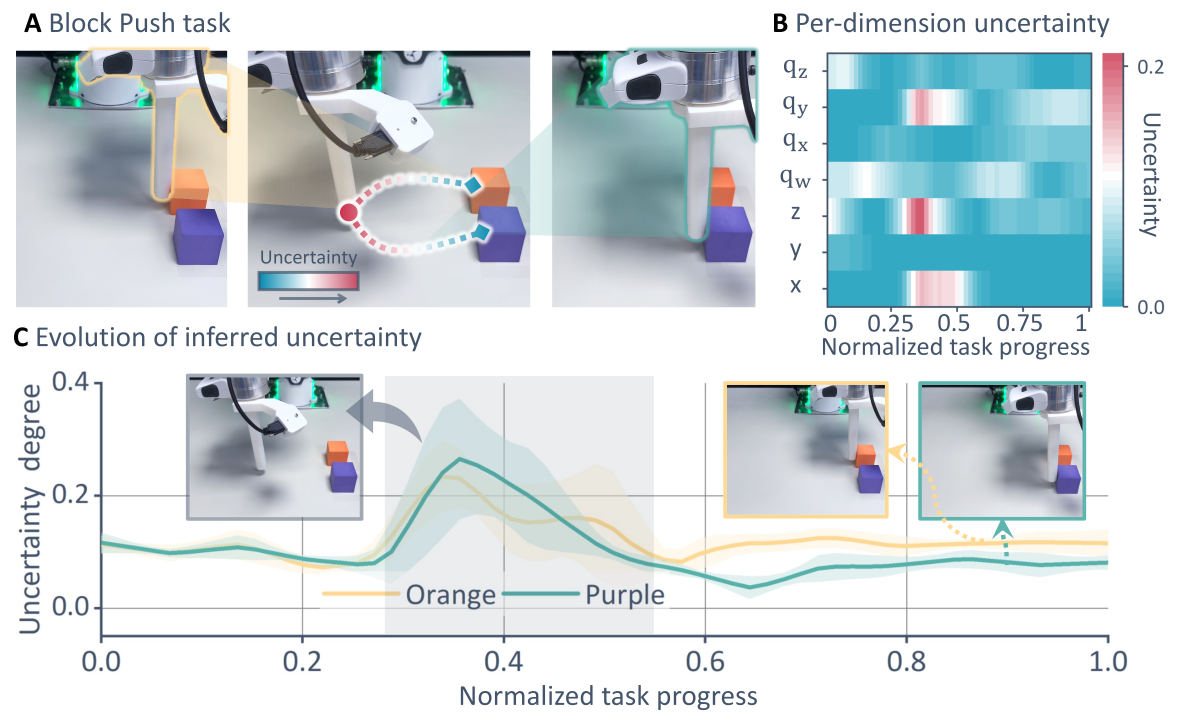
#> input picture assets/images/appendix/appen_wei_BP.png, 2353 x 1455 px (shown at 1/2 size)
$ python digitize_blockpush.py
#> lines starting #> are read from the running program, lines starting #| are printed output that depends on the picture; after the words box and inside, x2 and y2 are one past the last pixel; in counts of white or black regions, pixels touching at a corner belong together
### tools/digitize_curve.py
#!/usr/bin/env python3
# -*- coding: utf-8 -*-
"""digitize_curve.py -- digitize the Push-T "Adaptive w-bar" uncertainty
curve (paper Fig. 7B) out of its rasterized source PNG and write the result
as assets/data/pusht_uncertainty.json.

The figure shows two modes ("Upper" / "Lower"), each a mean line with a
shaded +/-s.d. band, over normalized task progress (x) vs. inferred
uncertainty degree (y). All calibration below (pixel<->data mapping, line
and band tint colors, exclude boxes) was measured by hand against the
source PNG; treat it as fixed constants, not something to re-detect.

Usage:
    python3 tools/digitize_curve.py [--src PATH] [--out PATH] [--n 200] [--debug PATH]

Idempotent: with a fixed source image and args, re-running reproduces the
same JSON byte-for-byte (no randomness, no auto-detection; the only
input-dependent field is the provenance timestamp, which is today's date).
"""
import argparse
import datetime
import json
from pathlib import Path

import numpy as np
from PIL import Image, ImageDraw

# =============================================================================
# Calibration constants (measured against the source PNG's gridlines/ticks).
#   col 276.33  -> x 0.0   col 2257.16 -> x 1.0
#   row 667.5   -> y 0.0   row 305.4   -> y 0.4
# =============================================================================
COL0, COL_SCALE = 276.33, 1980.83   # x = (col - COL0) / COL_SCALE
ROW0, ROW_SCALE = 667.5, 905.25     # y = (ROW0 - row) / ROW_SCALE


def col_to_x(col):
    return (col - COL0) / COL_SCALE


def row_to_y(row):
    return (ROW0 - row) / ROW_SCALE


def x_to_col(x):
    return x * COL_SCALE + COL0


def y_to_row(y):
    return ROW0 - y * ROW_SCALE


# Curves never rise above row 328, and start getting noisy near the title
# above row ~300 -- restrict the whole scan to this row band.
ROW_MIN, ROW_MAX = 300, 711
COL_MIN = int(round(x_to_col(0.0)))   # 276
COL_MAX = int(round(x_to_col(1.0)))   # 2257

LINE_TOL = 30   # Euclidean RGB tolerance for the two mean-line colors
                # (chosen so the upper/lower line masks are disjoint at r<=30)
BAND_TOL = 18   # Euclidean RGB tolerance for the shaded-band tint colors

# Residual anti-aliasing slack: both mean lines are explicitly unioned into
# the band mask before run-finding (a stroke -- own or the other mode's --
# would otherwise split one contiguous band run in two), so this only needs
# to bridge the couple of blend px around each stroke's edge, not the stroke
# itself.
BAND_MERGE_GAP = 10

# Max row jump accepted between adjacent columns' mean-line pick, to avoid
# jumping onto the other mode's line where the two coincide or cross.
CONTINUITY_TOL = 40

SMOOTH_MEDIAN_WIN = 5
SMOOTH_MEAN_WIN = 9

MODES = {
    "upper": {
        "label": "Upper",
        "line_color": (0x73, 0xBE, 0xB9),   # #73BEB9 teal
        "band_white": (0xE2, 0xF1, 0xF0),   # band tint over white background
        "band_grey": (0xCC, 0xD8, 0xE3),    # band tint over the grey phase bands
        "band_overlap": (0xCD, 0xE1, 0xEA), # where the two bands overlap (shared)
        "n_rollouts": 10,
        "clip": "assets/videos/pusht/mode1.mp4",
        "align": [[0, 0], [0.43, 0.27], [0.86, 0.78], [1, 1]],
    },
    "lower": {
        "label": "Lower",
        "line_color": (0x57, 0x91, 0xC1),   # #5791C1 blue
        "band_white": (0xDC, 0xE8, 0xF2),
        "band_grey": (0xBE, 0xD2, 0xDC),
        "band_overlap": (0xCD, 0xE1, 0xEA),
        "n_rollouts": 10,
        "clip": "assets/videos/pusht/mode2.mp4",
        "align": [[0, 0], [0.45, 0.27], [0.83, 0.78], [1, 1]],
    },
}

# Grey phase-band rectangles (pixel columns). NOTE: the band-over-white tints
# (band_white, above) turn out to sit within BAND_TOL of the *bare* grey
# background (#EBEDEF) -- e.g. dist(#E2F1F0, #EBEDEF) ~= 9.9 < 18 -- so
# band_white must only be matched *outside* these column ranges, and
# band_grey only *inside* them, or bare grey gets misread as band everywhere.
GREY_BAND_COLS = [(670, 1070), (1667, 2064)]

# EXCLUDE boxes (col0, col1, row0, row1): robot insets + legend swatch. Each
# contains teal/blue-ish artwork (dashed arrows, legend key lines) that would
# otherwise be misread as curve/band pixels.
EXCLUDE_BOXES = [
    (276, 645, 300, 520),     # left robot inset
    (1985, 2415, 180, 470),   # right robot inset
    (1140, 1560, 250, 430),   # "Upper" / "Lower" legend
]

N_DEFAULT = 200
SRC_DEFAULT = "assets/images/fig_uncertainty_curve.png"
OUT_DEFAULT = "assets/data/pusht_uncertainty.json"

PHASES = [
    {"id": "branch", "label": "Branch point", "range": [0.2, 0.4]},
    {"id": "push", "label": "Push point", "range": [0.7, 0.9]},
]


# =============================================================================
# Pixel-mask helpers
# =============================================================================
# [29 lines left out: functions build_exclude_mask, build_grey_col_mask, available_row_bounds, not called in this run]


def color_mask(arr, color, tol):
    diff = arr.astype(np.int32) - np.array(color, dtype=np.int32)
    dist = np.sqrt((diff ** 2).sum(axis=-1))
    return dist <= tol


def find_runs(bool_1d):
    """Contiguous True runs of a 1-D bool array, as inclusive (start, end) index pairs."""
    idx = np.flatnonzero(bool_1d)
    if idx.size == 0:
        return []
    runs = []
    start = prev = idx[0]
    for i in idx[1:]:
        if i == prev + 1:
            prev = i
        else:
            runs.append((start, prev))
            start = prev = i
    runs.append((start, prev))
    return runs


def merge_close_runs(runs, max_gap):
    if not runs:
        return runs
    merged = [runs[0]]
    for s, e in runs[1:]:
        ps, pe = merged[-1]
        if s - pe - 1 <= max_gap:
            merged[-1] = (ps, e)
        else:
            merged.append((s, e))
    return merged


# =============================================================================
# Mean-line extraction
# =============================================================================
# [33 lines left out: function extract_mean_rows, not called in this run]


# =============================================================================
# Band (+/-s.d.) extraction
# =============================================================================
def extract_band_rows(band_mask, mean_rows, col_min, col_max, row_min, row_max):
    """For each column, take the band run that contains (or is nearest) the
    mean row; its top/bottom become hi_row/lo_row (row-space; smaller row =
    larger y = hi). Columns with no run are left NaN for the caller to fill."""
    n = col_max - col_min + 1
    hi_row = np.full(n, np.nan)
    lo_row = np.full(n, np.nan)

    for i, col in enumerate(range(col_min, col_max + 1)):
        column = band_mask[row_min:row_max + 1, col]
        runs = merge_close_runs(find_runs(column), BAND_MERGE_GAP)
        if not runs:
            continue
        mean_off = mean_rows[i] - row_min
        containing = [(s, e) for (s, e) in runs if s <= mean_off <= e]
        if containing:
            s, e = containing[0]
        else:
            # [7 lines left out: function dist_to_run, not called in this run]
            s, e = min(runs, key=dist_to_run)
        hi_row[i] = row_min + s
        lo_row[i] = row_min + e

    return hi_row, lo_row


def local_median_fill(values, window=41):
    """Fill NaNs in `values` with the median of nearby non-NaN entries,
    expanding the window if the immediate neighborhood is also empty."""
    n = len(values)
    out = values.copy()
    for i in np.flatnonzero(np.isnan(values)):
        w = window
        while True:
            lo_i, hi_i = max(0, i - w // 2), min(n, i + w // 2 + 1)
            seg = values[lo_i:hi_i]
            seg = seg[~np.isnan(seg)]
            if seg.size:
                out[i] = np.median(seg)
                break
            w *= 2
            if w > 4 * n:
                out[i] = np.nanmedian(values)
                break
    return out


# =============================================================================
# Smoothing / resampling
# =============================================================================
def moving_median(a, window):
    n, half = len(a), window // 2
    return np.array([np.median(a[max(0, i - half):min(n, i + half + 1)]) for i in range(n)])


def moving_mean(a, window):
    n, half = len(a), window // 2
    return np.array([np.mean(a[max(0, i - half):min(n, i + half + 1)]) for i in range(n)])


def smooth(a):
    return moving_mean(moving_median(a, SMOOTH_MEDIAN_WIN), SMOOTH_MEAN_WIN)


# =============================================================================
# Compact-array JSON writer: dicts stay multi-line/indented, but a list whose
# elements are all plain numbers (or all [num, num] pairs) is written on one
# line -- keeps the 200-point curve arrays from ballooning into one value per
# line while everything else stays readable.
# =============================================================================
def _is_flat_numeric(v):
    return isinstance(v, list) and all(isinstance(e, (int, float)) for e in v)


def _is_pair_list(v):
    return isinstance(v, list) and all(
        isinstance(e, list) and all(isinstance(x, (int, float)) for x in e) for e in v
    )


def to_compact_json(value, indent=0, step=2):
    pad, pad_in = " " * indent, " " * (indent + step)
    if isinstance(value, dict):
        if not value:
            return "{}"
        items = [
            f'{pad_in}{json.dumps(k, ensure_ascii=False)}: {to_compact_json(v, indent + step, step)}'
            for k, v in value.items()
        ]
        return "{\n" + ",\n".join(items) + "\n" + pad + "}"
    if isinstance(value, list):
        if not value:
            return "[]"
        if _is_flat_numeric(value) or _is_pair_list(value):
            return json.dumps(value, ensure_ascii=False)
        items = [f"{pad_in}{to_compact_json(v, indent + step, step)}" for v in value]
        return "[\n" + ",\n".join(items) + "\n" + pad + "]"
    return json.dumps(value, ensure_ascii=False)


# =============================================================================
# Debug overlay
# =============================================================================
# [175 lines left out: functions make_debug_overlay, main, not called in this run]


# [2 lines that do not run on import are left out]

### tools/digitize_blockpush.py
#!/usr/bin/env python3
# -*- coding: utf-8 -*-
"""digitize_blockpush.py -- digitize the Block Push "Evolution of inferred
uncertainty" curve (paper fig. S2C, appen_wei_BP) out of the rasterized
appendix figure and write assets/data/blockpush_uncertainty.json in the same
`aura.uncertainty-curve/1` schema that scripts/uncertainty-live.js consumes.

Two modes ("Orange" / "Purple" = which block gets pushed), each a mean line
with a faint +/-s.d. band, over normalized task progress (x) vs. inferred
uncertainty degree (y). Calibration constants below were measured by hand
against assets/images/appendix/appen_wei_BP.png (2353x1455); treat them as
fixed.

Usage:
    python3 tools/digitize_blockpush.py [--src PATH] [--out PATH] [--n 200] [--debug PATH]
"""
import argparse
import datetime
import sys
from pathlib import Path

import numpy as np
from PIL import Image, ImageDraw

sys.path.insert(0, str(Path(__file__).resolve().parent))
from digitize_curve import (  # noqa: E402
    color_mask,
    extract_band_rows,
    find_runs,
    local_median_fill,
    moving_mean,
    moving_median,
    to_compact_json,
)

# =============================================================================
# Calibration (appen_wei_BP.png, panel C)
#   x tick-label centres: 0.0 -> col 202, 1.0 -> col 2216
#   y tick marks:         0.0 -> row 1216.5, 0.4 -> row 766.5
# =============================================================================
COL0, COL_SCALE = 202.0, 2014.0
ROW0, ROW_SCALE = 1216.5, 1125.0


def col_to_x(col):
    return (col - COL0) / COL_SCALE


def row_to_y(row):
    return (ROW0 - row) / ROW_SCALE


def x_to_col(x):
    return x * COL_SCALE + COL0


def y_to_row(y):
    return ROW0 - y * ROW_SCALE


ROW_MIN, ROW_MAX = 745, 1265          # chart interior (0.4 tick .. just above the axis)
COL_MIN, COL_MAX = 204, 2214

LINE_TOL = 26
CONTINUITY_TOL = 36
BAND_MERGE_GAP = 10
SMOOTH_MEDIAN_WIN = 7
SMOOTH_MEAN_WIN = 11

MODES = {
    "orange": {
        "label": "Orange",
        "line_color": (0xFC, 0xD8, 0x92),   # pale gold stroke
        "n_rollouts": 11,
        "clip": "assets/videos/blockpush/up.mp4",
        # clip-time fraction -> curve progress; the arm reaches the two blocks
        # (branch) at ~4.0 s of 9.3 s and the paper's branch peak sits at 0.36
        "align": [[0, 0], [0.43, 0.36], [1, 1]],
    },
    "purple": {
        "label": "Purple",
        "line_color": (0x58, 0xB0, 0xA8),   # teal stroke
        "n_rollouts": 9,
        "clip": "assets/videos/blockpush/down.mp4",
        "align": [[0, 0], [0.45, 0.36], [1, 1]],
    },
}

# Robot insets (stroke-coloured frames + dashed arrows), legend key lines.
# (col0, col1, row0, row1) inclusive.
EXCLUDE_BOXES = [
    (350, 785, 745, 1012),      # grey-framed inset (branch moment)
    (1438, 1788, 745, 1044),    # orange-framed inset (outcome, orange)
    (1826, 2184, 745, 1048),    # teal-framed inset (outcome, purple)
    (540, 1100, 1176, 1212),    # "Orange —— Purple" legend
]

# Grey "branch" rectangle spans these columns; the background is grey there.
GREY_COLS = (766, 1310)

PHASES = [
    {"id": "branch", "label": "Branch point", "range": [0.28, 0.55]},
]

N_DEFAULT = 200
SRC_DEFAULT = "assets/images/appendix/appen_wei_BP.png"
OUT_DEFAULT = "assets/data/blockpush_uncertainty.json"


def build_exclude_mask(shape):
    mask = np.zeros(shape, dtype=bool)
    for c0, c1, r0, r1 in EXCLUDE_BOXES:
        mask[r0:r1 + 1, c0:c1 + 1] = True
    return mask


def extract_mean_rows(line_mask, anchor_row, fallback=None):
    """Walk columns left->right picking the stroke run nearest the previous
    pick. Gaps are filled from `fallback` (the other mode's rows) where the
    linear interpolation across the gap stays within a stroke width of it,
    i.e. where the two curves coincide and only one stroke is visible; other
    gaps are interpolated linearly."""
    n = COL_MAX - COL_MIN + 1
    rows = np.full(n, np.nan)
    prev = None
    for i, col in enumerate(range(COL_MIN, COL_MAX + 1)):
        runs = find_runs(line_mask[ROW_MIN:ROW_MAX + 1, col])
        if not runs:
            continue
        meds = [ROW_MIN + (s + e) / 2.0 for s, e in runs]
        ref = anchor_row if prev is None else prev
        j = int(np.argmin([abs(m - ref) for m in meds]))
        if prev is None or abs(meds[j] - prev) <= CONTINUITY_TOL:
            rows[i] = meds[j]
            prev = meds[j]
    idx = np.arange(n)
    good = ~np.isnan(rows)
    if good.sum() < n * 0.4:
        raise RuntimeError(f"mean line found in only {good.sum()} / {n} columns")
    filled = np.interp(idx, idx[good], rows[good])
    if fallback is not None:
        use_fb = ~good & (np.abs(filled - fallback) <= 14)
        filled = np.where(use_fb, fallback, filled)
    return filled, good


def tint_mask(arr, line_color, exclude, alpha_lo=0.04, alpha_hi=0.75):
    """Pixels that read as `line_color` blended over the local background at
    alpha in [alpha_lo, alpha_hi]. The background is white outside the grey
    branch rectangle and light grey inside it; the tint is judged on the two
    channels where the stroke departs most from the background."""
    h, w, _ = arr.shape
    bg = np.full((h, w, 3), 255.0)
    bg[:, GREY_COLS[0]:GREY_COLS[1] + 1, :] = np.array([237.0, 238.0, 240.0])
    line = np.array(line_color, dtype=float)
    num = bg - arr.astype(float)             # how far the pixel moved from the bg
    den = bg - line                          # how far the pure stroke is from the bg
    strong = np.argsort(-np.abs(den), axis=-1)[..., :2]   # 2 most informative channels
    a = np.take_along_axis(num, strong, -1) / np.take_along_axis(den, strong, -1)
    ok = (a.min(-1) >= alpha_lo) & (a.max(-1) <= alpha_hi) & (np.abs(a[..., 0] - a[..., 1]) <= 0.12)
    # the third channel must not move against the tint direction by much
    weak = np.argsort(-np.abs(den), axis=-1)[..., 2:3]
    w_num = np.take_along_axis(num, weak, -1)[..., 0]
    ok &= np.abs(w_num) <= 14
    return ok & ~exclude


def smooth(a):
    return moving_mean(moving_median(a, SMOOTH_MEDIAN_WIN), SMOOTH_MEAN_WIN)


# [11 lines left out: function make_debug_overlay, not called in this run]


def main():
    ap = argparse.ArgumentParser(description=__doc__)
    ap.add_argument("--src", default=SRC_DEFAULT)
    ap.add_argument("--out", default=OUT_DEFAULT)
    ap.add_argument("--n", type=int, default=N_DEFAULT)
    ap.add_argument("--debug", default=None)
    args = ap.parse_args()

    root = Path(__file__).resolve().parent.parent
    resolve = lambda p: Path(p) if Path(p).is_absolute() else root / p  # noqa: E731
    src_path, out_path = resolve(args.src), resolve(args.out)

    img = Image.open(src_path).convert("RGB")
#> img is the input picture: PIL image 2353x1455 RGB; mean R, G, B 209.6, 219.3, 222.5
    arr = np.array(img)
    exclude = build_exclude_mask(arr.shape[:2])

    x_grid = np.linspace(0.0, 1.0, args.n)
    x_cols = col_to_x(np.arange(COL_MIN, COL_MAX + 1))

    # The orange stroke is drawn semi-transparent: (252,216,146) over white,
    # (230,204,146) over the grey rectangle, other blends over the teal band.
    # Match it by hue/saturation instead of a single RGB point.
    # Where it crosses the teal band it survives only as a "yellowness" of
    # ~20-35 ((R+G)/2 - B), so match on that rather than a single RGB point.
    r, g, b = (arr[..., i].astype(int) for i in range(3))
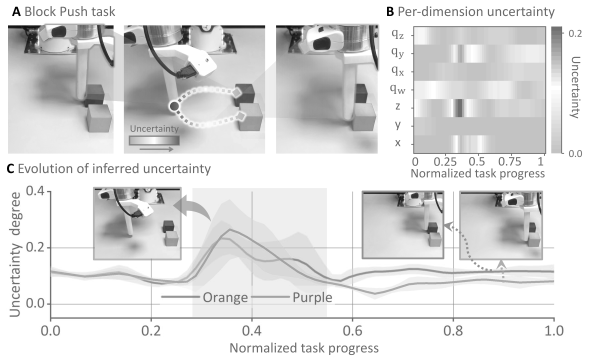
#> b: shape (1455, 2353) int64 (shown at 1/4 size); min 0, max 255, mean 222.5
    yellowness = (r + g) // 2 - b
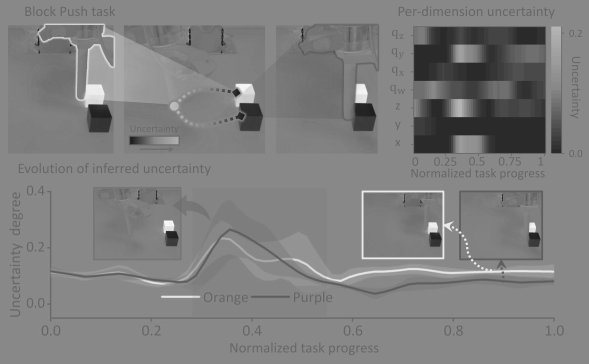
#> yellowness: shape (1455, 2353) int64 (shown at 1/4 size); min -124, max 108, mean -8.2; drawn with min black and max white
    orange_mask = (yellowness >= 16) & (r >= 195) & (g >= 190) & (r >= g - 6) & (b <= 200)
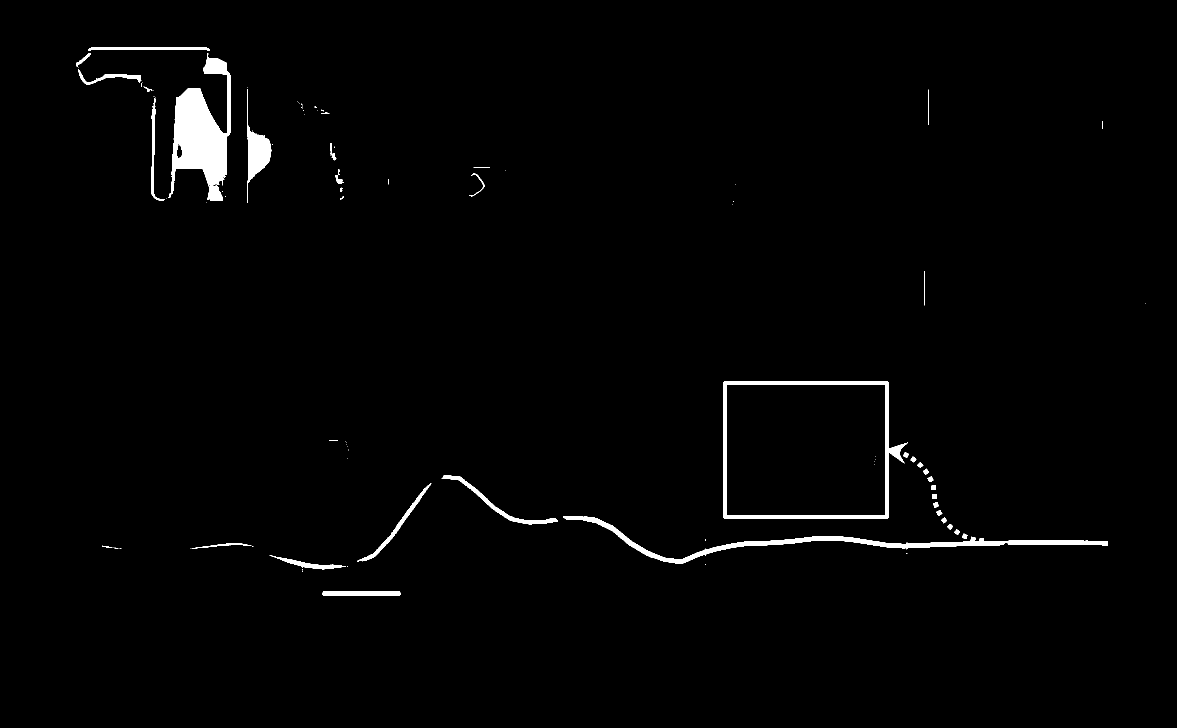
#> orange_mask: shape (1455, 2353) bool (shown at 1/2 size); 1.5% white; 94 white regions (57 under 20 px), largest, box (x1, y1, x2, y2) and area: (337, 107, 461, 402) 17791, (1126, 1032, 2216, 1128) 10021, (1446, 762, 1816, 1037) 9161
    line_masks = {
        "orange": orange_mask & ~exclude,
        "purple": color_mask(arr, MODES["purple"]["line_color"], LINE_TOL) & ~exclude,
    }
#> in color_mask, `diff = arr.astype(np.int32) - np.array(color, dtype=np.int32)`:
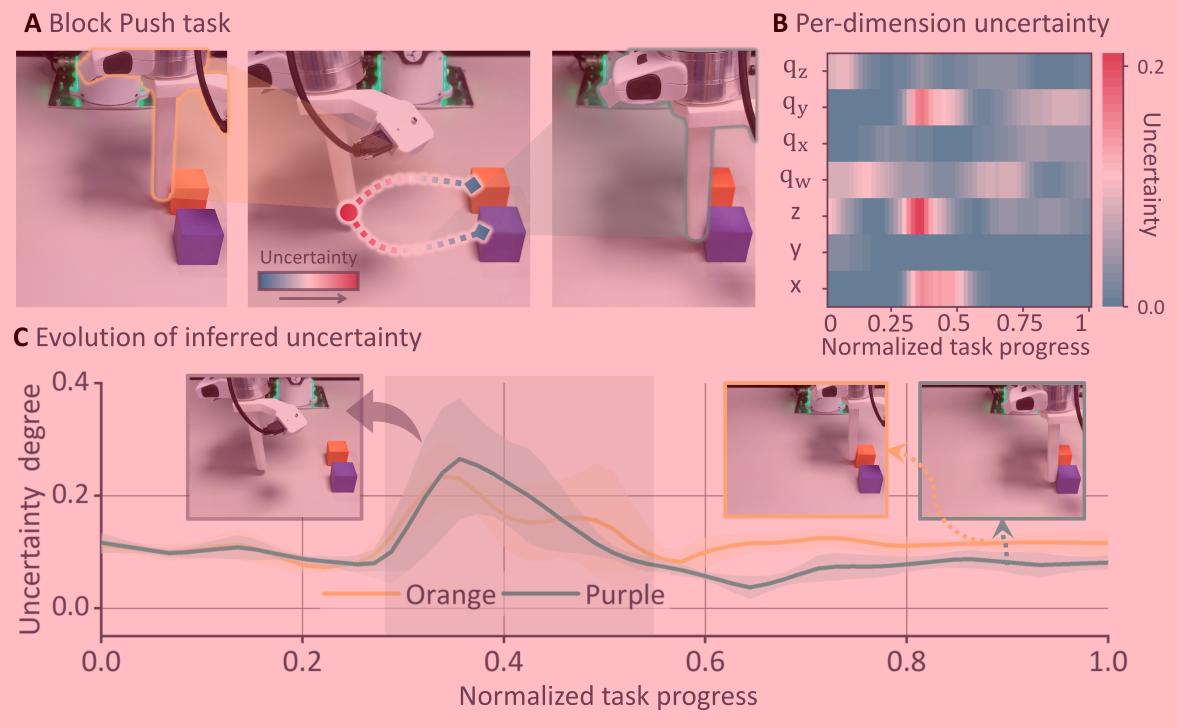
#> diff: shape (1455, 2353, 3) int32 (shown at 1/2 size); mean R, G, B 121.6, 43.3, 54.5; drawn with min black and max white
#> (the rest of the program and of its run is left out)
